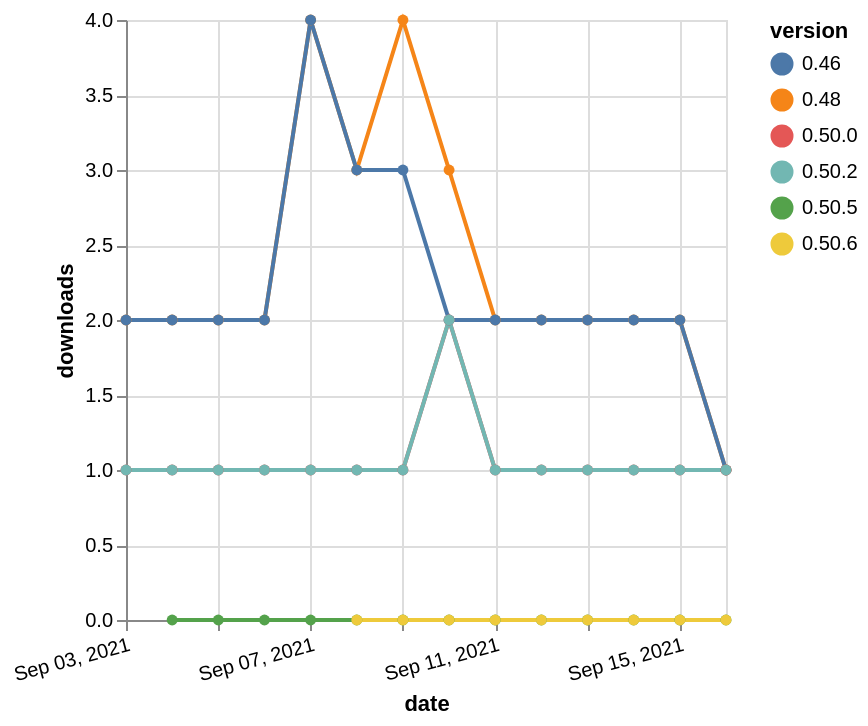

Specify this chart in Vega-Lite:
### Vega-Lite specification from a JSON file in a GitHub repository (floating-point values rounded to 4 significant figures)
{"$schema": "https://vega.github.io/schema/vega-lite/v5.json", "description": "A simple bar chart with embedded data.", "data": {"values": [{"date": "2021-09-03", "total": 2568, "delta": 2, "version": "0.48"}, {"date": "2021-09-04", "total": 2570, "delta": 2, "version": "0.48"}, {"date": "2021-09-05", "total": 2572, "delta": 2, "version": "0.48"}, {"date": "2021-09-06", "total": 2574, "delta": 2, "version": "0.48"}, {"date": "2021-09-07", "total": 2578, "delta": 4, "version": "0.48"}, {"date": "2021-09-08", "total": 2581, "delta": 3, "version": "0.48"}, {"date": "2021-09-09", "total": 2585, "delta": 4, "version": "0.48"}, {"date": "2021-09-10", "total": 2588, "delta": 3, "version": "0.48"}, {"date": "2021-09-11", "total": 2590, "delta": 2, "version": "0.48"}, {"date": "2021-09-12", "total": 2592, "delta": 2, "version": "0.48"}, {"date": "2021-09-13", "total": 2594, "delta": 2, "version": "0.48"}, {"date": "2021-09-14", "total": 2596, "delta": 2, "version": "0.48"}, {"date": "2021-09-15", "total": 2598, "delta": 2, "version": "0.48"}, {"date": "2021-09-16", "total": 2599, "delta": 1, "version": "0.48"}, {"date": "2021-09-03", "total": 2538, "delta": 2, "version": "0.46"}, {"date": "2021-09-04", "total": 2540, "delta": 2, "version": "0.46"}, {"date": "2021-09-05", "total": 2542, "delta": 2, "version": "0.46"}, {"date": "2021-09-06", "total": 2544, "delta": 2, "version": "0.46"}, {"date": "2021-09-07", "total": 2548, "delta": 4, "version": "0.46"}, {"date": "2021-09-08", "total": 2551, "delta": 3, "version": "0.46"}, {"date": "2021-09-09", "total": 2554, "delta": 3, "version": "0.46"}, {"date": "2021-09-10", "total": 2556, "delta": 2, "version": "0.46"}, {"date": "2021-09-11", "total": 2558, "delta": 2, "version": "0.46"}, {"date": "2021-09-12", "total": 2560, "delta": 2, "version": "0.46"}, {"date": "2021-09-13", "total": 2562, "delta": 2, "version": "0.46"}, {"date": "2021-09-14", "total": 2564, "delta": 2, "version": "0.46"}, {"date": "2021-09-15", "total": 2566, "delta": 2, "version": "0.46"}, {"date": "2021-09-16", "total": 2567, "delta": 1, "version": "0.46"}, {"date": "2021-09-04", "total": 6, "delta": 0, "version": "0.50.5"}, {"date": "2021-09-05", "total": 10, "delta": 0, "version": "0.50.5"}, {"date": "2021-09-06", "total": 11, "delta": 0, "version": "0.50.5"}, {"date": "2021-09-07", "total": 13, "delta": 0, "version": "0.50.5"}, {"date": "2021-09-08", "total": 14, "delta": 0, "version": "0.50.5"}, {"date": "2021-09-09", "total": 15, "delta": 0, "version": "0.50.5"}, {"date": "2021-09-10", "total": 17, "delta": 0, "version": "0.50.5"}, {"date": "2021-09-11", "total": 18, "delta": 0, "version": "0.50.5"}, {"date": "2021-09-12", "total": 19, "delta": 0, "version": "0.50.5"}, {"date": "2021-09-13", "total": 21, "delta": 0, "version": "0.50.5"}, {"date": "2021-09-14", "total": 22, "delta": 0, "version": "0.50.5"}, {"date": "2021-09-15", "total": 23, "delta": 0, "version": "0.50.5"}, {"date": "2021-09-16", "total": 24, "delta": 0, "version": "0.50.5"}, {"date": "2021-09-03", "total": 158, "delta": 1, "version": "0.50.0"}, {"date": "2021-09-04", "total": 159, "delta": 1, "version": "0.50.0"}, {"date": "2021-09-05", "total": 160, "delta": 1, "version": "0.50.0"}, {"date": "2021-09-06", "total": 161, "delta": 1, "version": "0.50.0"}, {"date": "2021-09-07", "total": 162, "delta": 1, "version": "0.50.0"}, {"date": "2021-09-08", "total": 163, "delta": 1, "version": "0.50.0"}, {"date": "2021-09-09", "total": 164, "delta": 1, "version": "0.50.0"}, {"date": "2021-09-10", "total": 166, "delta": 2, "version": "0.50.0"}, {"date": "2021-09-11", "total": 167, "delta": 1, "version": "0.50.0"}, {"date": "2021-09-12", "total": 168, "delta": 1, "version": "0.50.0"}, {"date": "2021-09-13", "total": 169, "delta": 1, "version": "0.50.0"}, {"date": "2021-09-14", "total": 170, "delta": 1, "version": "0.50.0"}, {"date": "2021-09-15", "total": 171, "delta": 1, "version": "0.50.0"}, {"date": "2021-09-16", "total": 172, "delta": 1, "version": "0.50.0"}, {"date": "2021-09-08", "total": 8, "delta": 0, "version": "0.50.6"}, {"date": "2021-09-09", "total": 13, "delta": 0, "version": "0.50.6"}, {"date": "2021-09-10", "total": 14, "delta": 0, "version": "0.50.6"}, {"date": "2021-09-11", "total": 15, "delta": 0, "version": "0.50.6"}, {"date": "2021-09-12", "total": 17, "delta": 0, "version": "0.50.6"}, {"date": "2021-09-13", "total": 19, "delta": 0, "version": "0.50.6"}, {"date": "2021-09-14", "total": 20, "delta": 0, "version": "0.50.6"}, {"date": "2021-09-15", "total": 21, "delta": 0, "version": "0.50.6"}, {"date": "2021-09-16", "total": 22, "delta": 0, "version": "0.50.6"}, {"date": "2021-09-03", "total": 188, "delta": 1, "version": "0.50.2"}, {"date": "2021-09-04", "total": 189, "delta": 1, "version": "0.50.2"}, {"date": "2021-09-05", "total": 190, "delta": 1, "version": "0.50.2"}, {"date": "2021-09-06", "total": 191, "delta": 1, "version": "0.50.2"}, {"date": "2021-09-07", "total": 192, "delta": 1, "version": "0.50.2"}, {"date": "2021-09-08", "total": 193, "delta": 1, "version": "0.50.2"}, {"date": "2021-09-09", "total": 194, "delta": 1, "version": "0.50.2"}, {"date": "2021-09-10", "total": 196, "delta": 2, "version": "0.50.2"}, {"date": "2021-09-11", "total": 197, "delta": 1, "version": "0.50.2"}, {"date": "2021-09-12", "total": 198, "delta": 1, "version": "0.50.2"}, {"date": "2021-09-13", "total": 199, "delta": 1, "version": "0.50.2"}, {"date": "2021-09-14", "total": 200, "delta": 1, "version": "0.50.2"}, {"date": "2021-09-15", "total": 201, "delta": 1, "version": "0.50.2"}, {"date": "2021-09-16", "total": 202, "delta": 1, "version": "0.50.2"}]}, "width": "container", "mark": {"type": "line", "point": {"filled": true}}, "encoding": {"x": {"field": "date", "type": "temporal", "timeUnit": "yearmonthdate", "title": "date", "axis": {"labelAngle": -15}}, "y": {"field": "delta", "type": "quantitative", "title": "downloads"}, "color": {"field": "version", "type": "nominal"}, "tooltip": {"field": "delta"}}}
